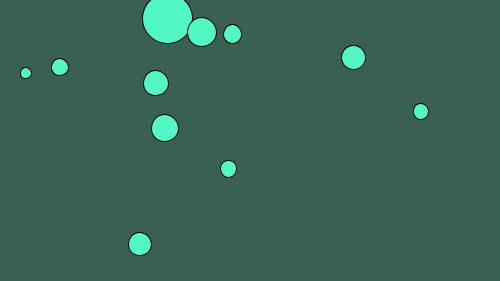
Frame 1 (no input)
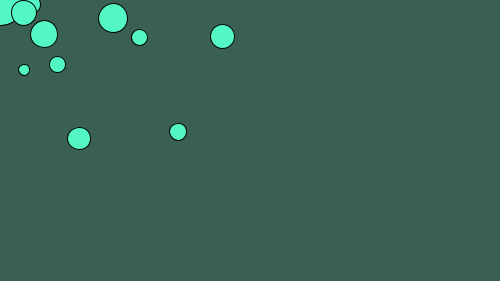
Frame 60 (the mouse pressed at the canvas centre just before this capture)
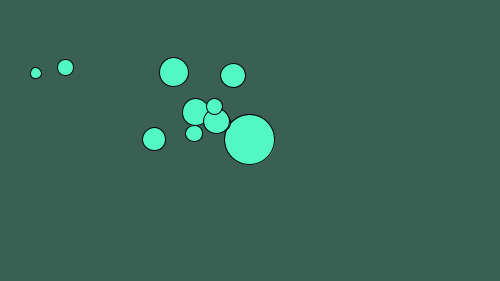
Frame 120 (the mouse held since frame 60 and released just before this capture)

The Processing sketch that drew these frames (run headless with seeded random() and noise(); from frame 60 on, the mouse is pressed at the canvas centre):

// Processing sketch: p5_circulos_attack
// ── p5_circulos_attack.pde
/// circulo_attack , processing, som do pensamento


int NUM_CIRCULOS = 10;
Circulo circulos_maus[];
Circulo circulo_eu;

void setup(){

  size(500,281);  // criar uma janela

  circulos_maus = new Circulo[NUM_CIRCULOS];
  for(int i=0; i<NUM_CIRCULOS; i++) { 
    circulos_maus[i] = new Circulo(); // criar um novo circulo
  }
  
  circulo_eu = new Circulo();
  circulo_eu.rad = 50;
}


void draw(){

  background (58,95,83);

  circulo_eu.setPos(mouseX,mouseY);
  circulo_eu.draw();

  for(int i=0; i<NUM_CIRCULOS; i++) { 
    circulos_maus[i].go_mouse();
    circulos_maus[i].draw(); 
  }

}



// ── Circulo.pde


class Circulo {
  
  float posx, posy, rad;  
  float force; //uma variável para a força
  
  Circulo(){
    rad = random(10,30);
    posx = random(rad,width-rad);
    posy = random(rad,height-rad);
    force = random(0.0001,0.04);
  }
  
  void draw(){

    stroke(0);
    fill(82,247,195);
    
    ellipse(posx,posy,rad,rad);
    
  }
  
  void reset(){
     posx = random(rad,width-rad);
     posy = random(rad,height-rad);
  
  }
  
  
  void go_mouse(){
      // agora os circulos vão sempre ter com o do rato
       
       float filter = force; // agora o filtro é controlado com uma var única       
       posx =  posx * (1.0-filter) + mouseX * filter;
       posy =  posy * (1.0-filter) + mouseY * filter;

  }

  void setPos(float x,float y){
    float f = 0.3;
    posx = posx*(1.0-f)+x*f;
    posy = posy*(1.0-f)+y*f; 
  }
  
  
}
